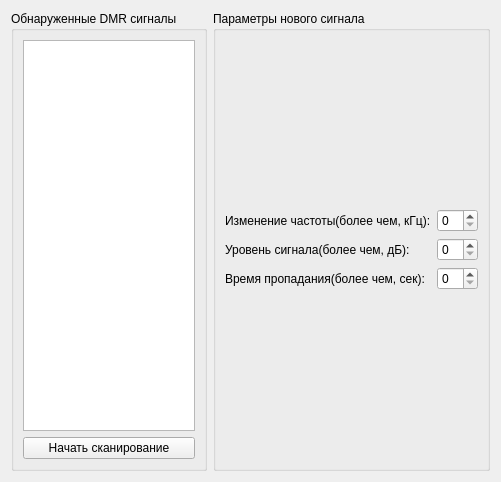
<?xml version="1.0" encoding="UTF-8"?>
<ui version="4.0">
 <class>uiDMRScanner</class>
 <widget class="QWidget" name="uiDMRScanner">
  <property name="geometry">
   <rect>
    <x>0</x>
    <y>0</y>
    <width>501</width>
    <height>482</height>
   </rect>
  </property>
  <property name="windowTitle">
   <string>Form</string>
  </property>
  <layout class="QGridLayout" name="gridLayout">
   <item row="1" column="0">
    <widget class="QGroupBox" name="groupBox">
     <property name="title">
      <string>Обнаруженные DMR сигналы</string>
     </property>
     <layout class="QGridLayout" name="gridLayout_3">
      <item row="1" column="0">
       <widget class="QPushButton" name="btnStartScan">
        <property name="text">
         <string>Начать сканирование</string>
        </property>
       </widget>
      </item>
      <item row="0" column="0">
       <layout class="QGridLayout" name="gridLayout_2">
        <item row="0" column="0">
         <widget class="QTableView" name="tbwScanView">
          <property name="minimumSize">
           <size>
            <width>0</width>
            <height>250</height>
           </size>
          </property>
         </widget>
        </item>
       </layout>
      </item>
     </layout>
    </widget>
   </item>
   <item row="1" column="1">
    <widget class="QGroupBox" name="grbParamSignal">
     <property name="title">
      <string>Параметры нового сигнала</string>
     </property>
     <layout class="QGridLayout" name="gridLayout_5">
      <item row="0" column="0">
       <layout class="QGridLayout" name="gridLayout_4">
        <item row="1" column="0">
         <widget class="QLabel" name="label_2">
          <property name="text">
           <string>Уровень сигнала(более чем, дБ):</string>
          </property>
         </widget>
        </item>
        <item row="2" column="0">
         <widget class="QLabel" name="label_3">
          <property name="text">
           <string>Время пропадания(более чем, сек):</string>
          </property>
         </widget>
        </item>
        <item row="0" column="0">
         <widget class="QLabel" name="label">
          <property name="text">
           <string>Изменение частоты(более чем, кГц):</string>
          </property>
         </widget>
        </item>
        <item row="0" column="1">
         <widget class="QSpinBox" name="spbFreq"/>
        </item>
        <item row="1" column="1">
         <widget class="QSpinBox" name="spbLevel"/>
        </item>
        <item row="2" column="1">
         <widget class="QSpinBox" name="spbTime"/>
        </item>
       </layout>
      </item>
     </layout>
    </widget>
   </item>
  </layout>
 </widget>
 <resources/>
 <connections/>
</ui>
